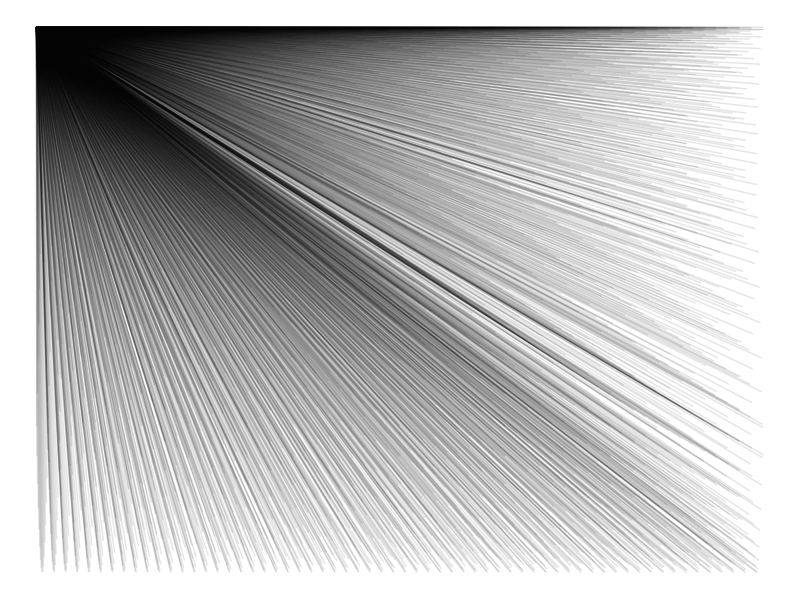

This chart was generated by the following R code:
library("ggplot2")
n=3000
t1=1:n
t0=seq(3,2*n+1,2)%%n
t2=t0+(t0==0)*n
df=data.frame(x=sin((t1-1)*3*pi/n^2), 
              y=cos((t1-1)*3*pi/n^.1),
              x2=sin((t2-1)*3*pi/n^3),
              y2=cos((t2-1)*3*pi/n^6))
png("abstract1.png", units="px", width=1600, height=1600, res=300)
ggplot(df,aes(x,y,xend=x2,yend=y2)) +
  geom_segment(alpha=.1)+theme_void()
